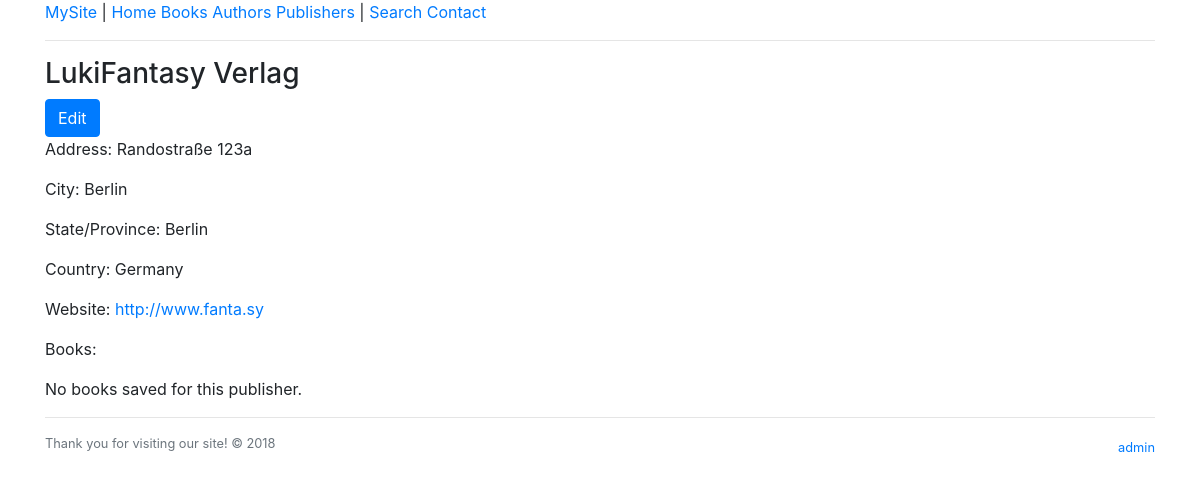
/books/publisher/4, run on an earlier commit of the app's database.
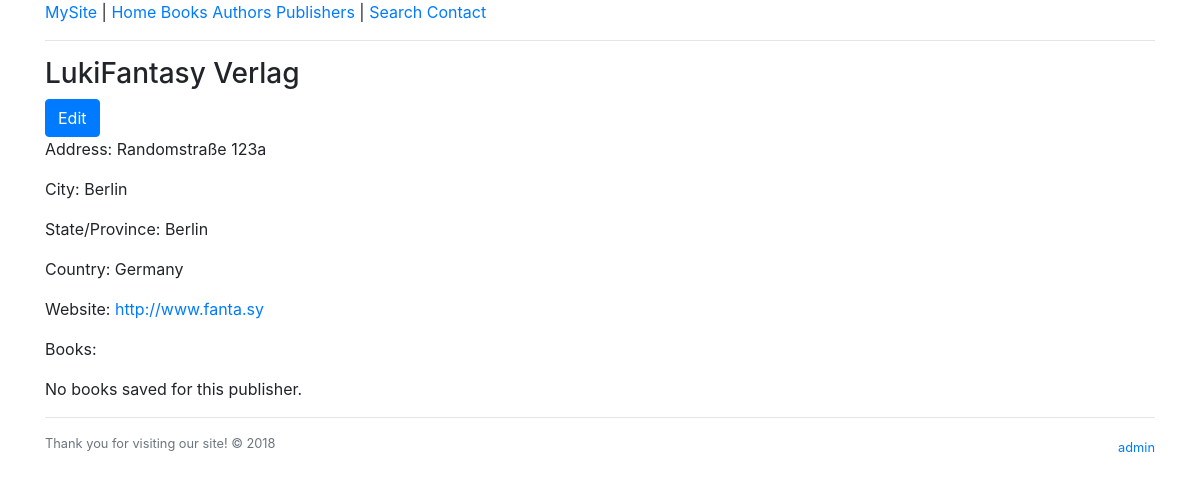
And on a later commit of the database.
### books/models.py (models this page shows, shortened)
class Publisher(models.Model):
    name = models.CharField(max_length=30)
    address = models.CharField(max_length=50)
    city = models.CharField(max_length=60)
    state_province = models.CharField(max_length=30)
    country = models.CharField(max_length=50)
    website = models.URLField()

### books/views.py (the view)
# urls.py: path("publisher/<int:publisher_id>", views.publisher_details,
def publisher_details(request, publisher_id):
    publisher = Publisher.objects.get(id=publisher_id)
    return render(request, "books/details_publisher.html", {
        "publisher": publisher
    })

### templates/books/details_publisher.html (shortened to what this page needs)
{% extends "books/base.html" %}
{% block content %}
  <h3>{{ publisher.name }}</h3>
  <a class="btn btn-primary" role="button" href="{% url 'books:edit_publisher' publisher.id %}">Edit</a>
  <p>Address: {{ publisher.address }}</p>
  <p>City: {{ publisher.city }}</p>
  <p>State/Province: {{ publisher.state_province }}</p>
  <p>Country: {{ publisher.country }}</p>
  <p>Website: <a href="#">{{ publisher.website }}</a></p>
  <p>Books:</p>
  {% if publisher.book_set_all %}
  <ul>
    {% for book in publisher.book_set.all %}
      <li><a href="{% url 'books:book_details' book.id %}">{{ book.title }}</a></li>
    {% endfor %}
  </ul>
  {% else %}
    <p>No books saved for this publisher.</p>
  {% endif %}
{% endblock %}

### templates/books/base.html
{% extends "base.html" %}
{% block header %}
  <a href="{% url 'main' %}">MySite</a>
  <span>|</span>
  <a href="{% url 'books:index' %}">Home</a>
  <a href="{% url 'books:book_list' %}">Books</a>
  <a href="{% url 'books:author_list' %}">Authors</a>
  <a href="{% url 'books:publisher_list' %}">Publishers</a>
  <span>|</span>
  <a href="{% url 'books:search' %}">Search</a>
  <a href="{% url 'books:contact' %}">Contact</a>
  <hr />
{% endblock %}

### templates/base.html (shortened to what this page needs)
<!doctype html>
<html lang="en">
  <head>
    <link rel="stylesheet" href="https://maxcdn.bootstrapcdn.com/bootstrap/4.0.0/css/bootstrap.min.css">
  </head>
  <body>
    <div class="container" id="page">
      {% block header %}{% endblock %}
      {% block content %}{% endblock %}
      {% block footer %}
        <hr />
        <div class="float-left">
          <small>
            <p class="text-muted">Thank you for visiting our site! &copy; 2018</p>
          </small>
        </div>
        <div class="float-right">
          <small><a href="{% url 'admin:index' %}">admin</a></small></div>
      {% endblock %}
    </div>
  </body>
</html>

What changed in the data, as far as the page shows it:
changed Publisher "LukiFantasy Verlag": address "Randostraße 123a" → "Randomstraße 123a"
